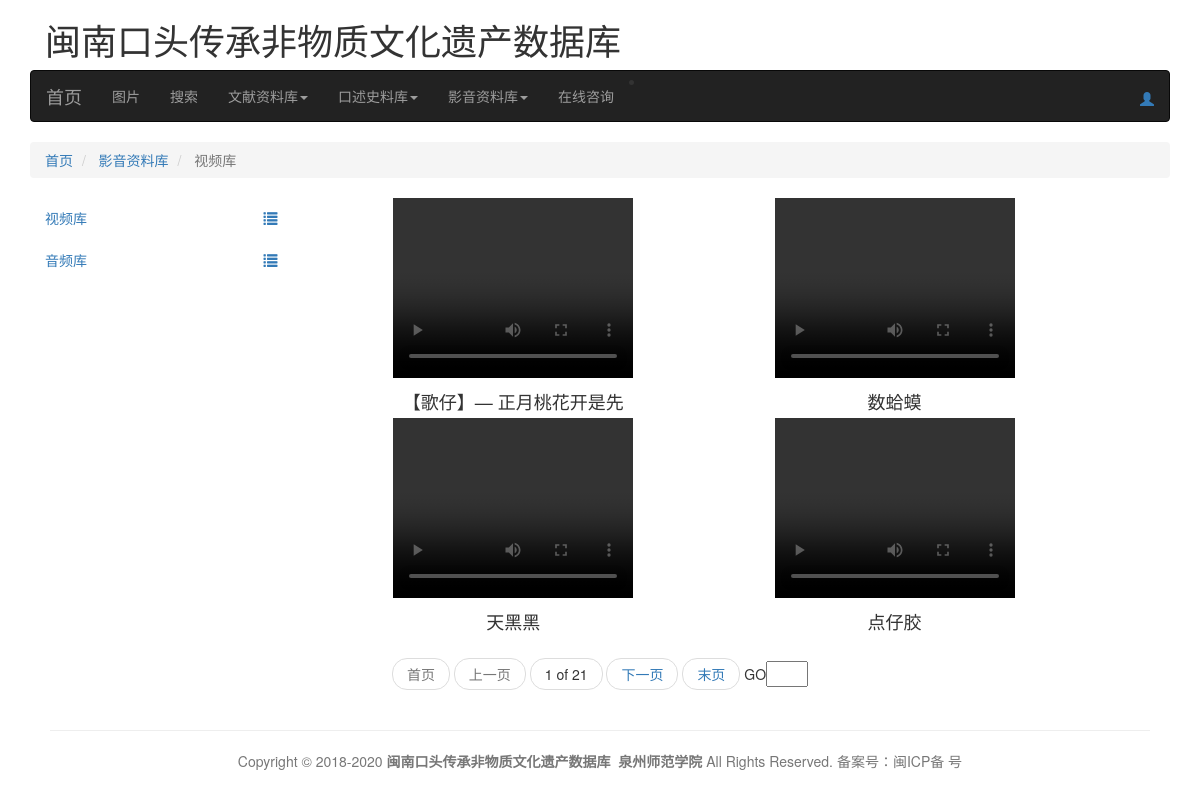
Before: /audiovisual/video/ with the older database file.
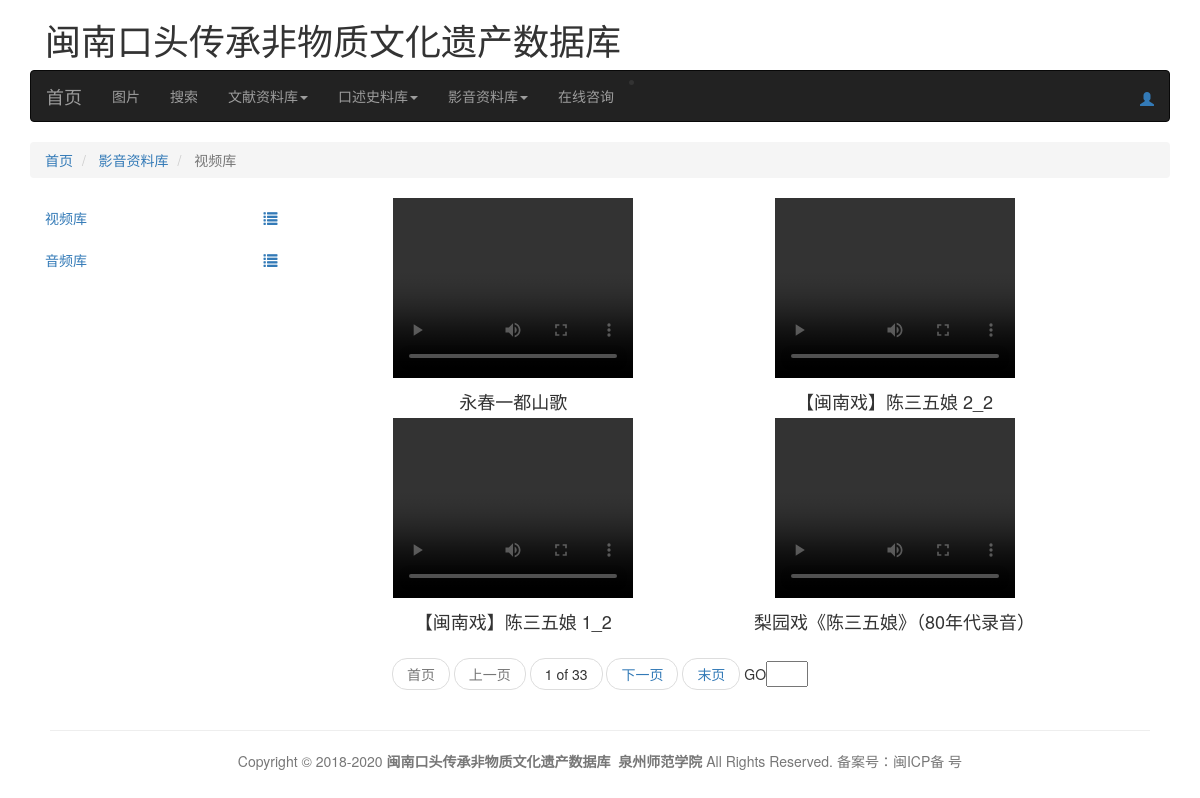
After: the same page with the newer database file.
### AudiovisualDB/models.py (models this page shows, shortened)
class Video(models.Model):#视频数据模型
    TYPE_CHOICE = \
        (
            ('XQ', '戏曲'),
            ('TY', '闽南童谣'),
            ('SJ','念四句'),
            ('SG','山歌'),
            ('CT','古泉州刺桐史'),
        )
    TypeOf = models.CharField(max_length=2, choices=TYPE_CHOICE, default='XQ', verbose_name='视频分类')
    Title = models.CharField(max_length=200,verbose_name='视频名称')
    FilePath = models.FileField(upload_to='VIDEO/%Y/%m', verbose_name='上传本地视频文件')
    UpdateTime = models.DateTimeField(auto_now=True)
    class Meta:
        ordering = ['-UpdateTime']
        verbose_name_plural = '视频资源表'
        verbose_name = "视频资源表"

### AudiovisualDB/views.py (the view)
# urls.py: path('video/',video,name='video'),#戏曲文本
def video(request):
    list = Video.objects.all()
    page = request.GET.get('page')
    paginator = Paginator(list, 4)
    try:
        cur_dissertation = paginator.page(page)
    except PageNotAnInteger:
        cur_dissertation = paginator.page(1)
    except EmptyPage:
        cur_dissertation = paginator.page(paginator.num_pages)
    return render(request,'audiovisualdb/video.html',{'cur_dissertation':cur_dissertation,})

### template/audiovisualdb/video.html (shortened to what the changed rows need)
{% extends "base.html" %}
{% load staticfiles %}
{% block content %}
    <div class="container">
        <div class="row">
            <div>
                <div class="col-sm-9">
                    {% block document_content %}
                        {% for item in cur_dissertation %}
                            <div class="container" style="height: 220px;width:45%;float:left;">
                                <div class="row" style="text-align: center;">
                                     <video width="240" height="180" controls>
                                         <source src="{{ MEDIA_URL }}{{ item.FilePath }}" type="video/mp4">
                                     </video>
                                </div>
                                <div class="row">
                                    <h4 style="text-align: center;margin-bottom: 0px;">{{ item.Title }}</h4>
                                </div>
                            </div>
                        {% empty %}
                            暂无视频资料！
                        {% endfor %}
                    {% endblock %}
                </div>
            </div>
            <div>
                <div class="col-sm-12" >
                    {% block pagediv %}
                        <ul class="pager">
                                <li>
                                    <span>{{ cur_dissertation.number }}&nbspof&nbsp{{ cur_dissertation.paginator.num_pages }}</span>
                                </li>
                            </ul>
                    {% endblock %}
                </div>
            </div>
        </div>
    </div>
{% endblock %}

Changed rows visible on the page:
no longer on this page (row unchanged): Video: Title "【歌仔】— 正月桃花开是先"
no longer on this page (row edited): Video: Title "数蛤蟆"
no longer on this page (row unchanged): Video: Title "天黑黑"
no longer on this page (row unchanged): Video: Title "点仔胶"
added Video: Title "永春一都山歌"
added Video: Title "【闽南戏】陈三五娘 2_2"
added Video: Title "【闽南戏】陈三五娘 1_2"
added Video: Title "梨园戏《陈三五娘》（80年代录音）"
Other visible differences:
{{ cur_dissertation.paginator.num_pages }}: "21" → "33"
